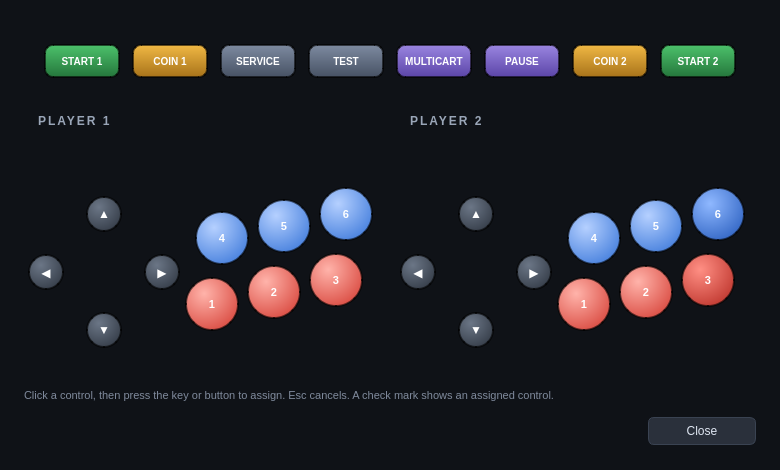
<?xml version="1.0" encoding="UTF-8"?>
<ui version="4.0">
 <class>UISTVSetting</class>
 <widget class="QDialog" name="UISTVSetting">
  <property name="geometry"><rect><x>0</x><y>0</y><width>780</width><height>470</height></rect></property>
  <property name="minimumSize"><size><width>780</width><height>470</height></size></property>
  <property name="maximumSize"><size><width>780</width><height>470</height></size></property>
  <property name="focusPolicy"><enum>Qt::StrongFocus</enum></property>
  <property name="windowTitle"><string>ST-V cabinet Configuration</string></property>
  <property name="styleSheet"><string notr="true">
QDialog#UISTVSetting { background:#0f1217; }
QToolButton { color:#ffffff; font-weight:bold; font-size:11px; border:2px solid rgba(0,0,0,150); padding:0px; }
QToolButton:focus { outline:none; }
QToolButton#tbA,QToolButton#tbB,QToolButton#tbC,QToolButton#tbA_P2,QToolButton#tbB_P2,QToolButton#tbC_P2 { border-radius:27px; background:qradialgradient(cx:0.35,cy:0.3,radius:0.95,fx:0.35,fy:0.3,stop:0 #ff8f84,stop:1 #b3261e); }
QToolButton#tbA,QToolButton#tbB,QToolButton#tbC,QToolButton#tbA_P2,QToolButton#tbB_P2,QToolButton#tbC_P2:hover { background:qradialgradient(cx:0.35,cy:0.3,radius:0.95,fx:0.35,fy:0.3,stop:0 #ffb3aa,stop:1 #d2362c); }
QToolButton#tbX,QToolButton#tbY,QToolButton#tbZ,QToolButton#tbX_P2,QToolButton#tbY_P2,QToolButton#tbZ_P2 { border-radius:27px; background:qradialgradient(cx:0.35,cy:0.3,radius:0.95,fx:0.35,fy:0.3,stop:0 #8fb8ff,stop:1 #1f55b8); }
QToolButton#tbX,QToolButton#tbY,QToolButton#tbZ,QToolButton#tbX_P2,QToolButton#tbY_P2,QToolButton#tbZ_P2:hover { background:qradialgradient(cx:0.35,cy:0.3,radius:0.95,fx:0.35,fy:0.3,stop:0 #b5d0ff,stop:1 #2f6fd6); }
QToolButton#tbUp,QToolButton#tbRight,QToolButton#tbDown,QToolButton#tbLeft,QToolButton#tbUP_P2,QToolButton#tbRIGHT_P2,QToolButton#tbDOWN_P2,QToolButton#tbLEFT_P2 { border-radius:18px; font-size:12px; background:qradialgradient(cx:0.35,cy:0.3,radius:0.95,fx:0.35,fy:0.3,stop:0 #6b7686,stop:1 #2a313c); }
QToolButton#tbUp:hover,QToolButton#tbRight:hover,QToolButton#tbDown:hover,QToolButton#tbLeft:hover,QToolButton#tbUP_P2:hover,QToolButton#tbRIGHT_P2:hover,QToolButton#tbDOWN_P2:hover,QToolButton#tbLEFT_P2:hover { background:qradialgradient(cx:0.35,cy:0.3,radius:0.95,fx:0.35,fy:0.3,stop:0 #8b97a9,stop:1 #3a4352); }
QToolButton#tbStart1,QToolButton#tbStart2 { border-radius:9px; font-size:10px; background:qlineargradient(x1:0,y1:0,x2:0,y2:1,stop:0 #4cc16b,stop:1 #25773c); }
QToolButton#tbCoin1,QToolButton#tbCoin2 { border-radius:9px; font-size:10px; background:qlineargradient(x1:0,y1:0,x2:0,y2:1,stop:0 #f0b844,stop:1 #a8731a); }
QToolButton#tbService,QToolButton#tbTest { border-radius:9px; font-size:10px; background:qlineargradient(x1:0,y1:0,x2:0,y2:1,stop:0 #7d8aa0,stop:1 #475264); }
QToolButton#tbMultiCart,QToolButton#tbPause { border-radius:9px; font-size:10px; background:qlineargradient(x1:0,y1:0,x2:0,y2:1,stop:0 #9a85e0,stop:1 #5b45a8); }
QToolButton#tbStart1:hover,QToolButton#tbStart2:hover,QToolButton#tbCoin1:hover,QToolButton#tbCoin2:hover,QToolButton#tbService:hover,QToolButton#tbTest:hover,QToolButton#tbMultiCart:hover,QToolButton#tbPause:hover { border:2px solid rgba(255,255,255,170); }
QToolButton:checked { border:3px solid #35e0ff; }
QLabel#lCaption1, QLabel#lCaption2 { color:#9aa6b8; font-weight:bold; font-size:12px; letter-spacing:2px; }
QLabel#lHint { color:#7f8a9c; font-size:11px; }
QLabel#lInfos { color:#35e0ff; font-weight:bold; font-size:13px; }
QToolTip { background:#1f2530; color:#e6ecf7; border:1px solid #3a4352; padding:3px; }
QDialogButtonBox QPushButton { background:#2a303b; color:#dfe6f2; border:1px solid #3a4352; border-radius:6px; padding:6px 18px; min-width:70px; }
QDialogButtonBox QPushButton:hover { background:#364050; }
QDialogButtonBox QPushButton:pressed { background:#1f2530; }
</string></property>
  <widget class="QLabel" name="label">
   <property name="geometry"><rect><x>0</x><y>0</y><width>780</width><height>470</height></rect></property>
   <property name="pixmap"><pixmap resource="../resources/resources.qrc">:/actions/stv_cabinet.png</pixmap></property>
  </widget>
  <widget class="QLabel" name="lCaption1">
   <property name="geometry"><rect><x>38</x><y>112</y><width>160</width><height>18</height></rect></property>
   <property name="text"><string>PLAYER 1</string></property>
  </widget>
  <widget class="QLabel" name="lCaption2">
   <property name="geometry"><rect><x>410</x><y>112</y><width>160</width><height>18</height></rect></property>
   <property name="text"><string>PLAYER 2</string></property>
  </widget>
  <widget class="QToolButton" name="tbStart1">
   <property name="geometry"><rect><x>44</x><y>44</y><width>76</width><height>34</height></rect></property>
   <property name="focusPolicy"><enum>Qt::NoFocus</enum></property>
   <property name="toolTip"><string>Start 1</string></property>
   <property name="text"><string>START 1</string></property>
   <property name="iconSize"><size><width>14</width><height>14</height></size></property>
   <property name="checkable"><bool>true</bool></property>
   <property name="toolButtonStyle"><enum>Qt::ToolButtonTextBesideIcon</enum></property>
   <property name="autoRaise"><bool>false</bool></property>
  </widget>
  <widget class="QToolButton" name="tbCoin1">
   <property name="geometry"><rect><x>132</x><y>44</y><width>76</width><height>34</height></rect></property>
   <property name="focusPolicy"><enum>Qt::NoFocus</enum></property>
   <property name="toolTip"><string>Coin 1</string></property>
   <property name="text"><string>COIN 1</string></property>
   <property name="iconSize"><size><width>14</width><height>14</height></size></property>
   <property name="checkable"><bool>true</bool></property>
   <property name="toolButtonStyle"><enum>Qt::ToolButtonTextBesideIcon</enum></property>
   <property name="autoRaise"><bool>false</bool></property>
  </widget>
  <widget class="QToolButton" name="tbService">
   <property name="geometry"><rect><x>220</x><y>44</y><width>76</width><height>34</height></rect></property>
   <property name="focusPolicy"><enum>Qt::NoFocus</enum></property>
   <property name="toolTip"><string>Service</string></property>
   <property name="text"><string>SERVICE</string></property>
   <property name="iconSize"><size><width>14</width><height>14</height></size></property>
   <property name="checkable"><bool>true</bool></property>
   <property name="toolButtonStyle"><enum>Qt::ToolButtonTextBesideIcon</enum></property>
   <property name="autoRaise"><bool>false</bool></property>
  </widget>
  <widget class="QToolButton" name="tbTest">
   <property name="geometry"><rect><x>308</x><y>44</y><width>76</width><height>34</height></rect></property>
   <property name="focusPolicy"><enum>Qt::NoFocus</enum></property>
   <property name="toolTip"><string>Test</string></property>
   <property name="text"><string>TEST</string></property>
   <property name="iconSize"><size><width>14</width><height>14</height></size></property>
   <property name="checkable"><bool>true</bool></property>
   <property name="toolButtonStyle"><enum>Qt::ToolButtonTextBesideIcon</enum></property>
   <property name="autoRaise"><bool>false</bool></property>
  </widget>
  <widget class="QToolButton" name="tbMultiCart">
   <property name="geometry"><rect><x>396</x><y>44</y><width>76</width><height>34</height></rect></property>
   <property name="focusPolicy"><enum>Qt::NoFocus</enum></property>
   <property name="toolTip"><string>Multicart</string></property>
   <property name="text"><string>MULTICART</string></property>
   <property name="iconSize"><size><width>14</width><height>14</height></size></property>
   <property name="checkable"><bool>true</bool></property>
   <property name="toolButtonStyle"><enum>Qt::ToolButtonTextBesideIcon</enum></property>
   <property name="autoRaise"><bool>false</bool></property>
  </widget>
  <widget class="QToolButton" name="tbPause">
   <property name="geometry"><rect><x>484</x><y>44</y><width>76</width><height>34</height></rect></property>
   <property name="focusPolicy"><enum>Qt::NoFocus</enum></property>
   <property name="toolTip"><string>Pause</string></property>
   <property name="text"><string>PAUSE</string></property>
   <property name="iconSize"><size><width>14</width><height>14</height></size></property>
   <property name="checkable"><bool>true</bool></property>
   <property name="toolButtonStyle"><enum>Qt::ToolButtonTextBesideIcon</enum></property>
   <property name="autoRaise"><bool>false</bool></property>
  </widget>
  <widget class="QToolButton" name="tbCoin2">
   <property name="geometry"><rect><x>572</x><y>44</y><width>76</width><height>34</height></rect></property>
   <property name="focusPolicy"><enum>Qt::NoFocus</enum></property>
   <property name="toolTip"><string>Coin 2</string></property>
   <property name="text"><string>COIN 2</string></property>
   <property name="iconSize"><size><width>14</width><height>14</height></size></property>
   <property name="checkable"><bool>true</bool></property>
   <property name="toolButtonStyle"><enum>Qt::ToolButtonTextBesideIcon</enum></property>
   <property name="autoRaise"><bool>false</bool></property>
  </widget>
  <widget class="QToolButton" name="tbStart2">
   <property name="geometry"><rect><x>660</x><y>44</y><width>76</width><height>34</height></rect></property>
   <property name="focusPolicy"><enum>Qt::NoFocus</enum></property>
   <property name="toolTip"><string>Start 2</string></property>
   <property name="text"><string>START 2</string></property>
   <property name="iconSize"><size><width>14</width><height>14</height></size></property>
   <property name="checkable"><bool>true</bool></property>
   <property name="toolButtonStyle"><enum>Qt::ToolButtonTextBesideIcon</enum></property>
   <property name="autoRaise"><bool>false</bool></property>
  </widget>
  <widget class="QToolButton" name="tbUp">
   <property name="geometry"><rect><x>86</x><y>196</y><width>36</width><height>36</height></rect></property>
   <property name="focusPolicy"><enum>Qt::NoFocus</enum></property>
   <property name="toolTip"><string>Up</string></property>
   <property name="text"><string>▲</string></property>
   <property name="iconSize"><size><width>14</width><height>14</height></size></property>
   <property name="checkable"><bool>true</bool></property>
   <property name="toolButtonStyle"><enum>Qt::ToolButtonTextUnderIcon</enum></property>
   <property name="autoRaise"><bool>false</bool></property>
  </widget>
  <widget class="QToolButton" name="tbRight">
   <property name="geometry"><rect><x>144</x><y>254</y><width>36</width><height>36</height></rect></property>
   <property name="focusPolicy"><enum>Qt::NoFocus</enum></property>
   <property name="toolTip"><string>Right</string></property>
   <property name="text"><string>▶</string></property>
   <property name="iconSize"><size><width>14</width><height>14</height></size></property>
   <property name="checkable"><bool>true</bool></property>
   <property name="toolButtonStyle"><enum>Qt::ToolButtonTextUnderIcon</enum></property>
   <property name="autoRaise"><bool>false</bool></property>
  </widget>
  <widget class="QToolButton" name="tbDown">
   <property name="geometry"><rect><x>86</x><y>312</y><width>36</width><height>36</height></rect></property>
   <property name="focusPolicy"><enum>Qt::NoFocus</enum></property>
   <property name="toolTip"><string>Down</string></property>
   <property name="text"><string>▼</string></property>
   <property name="iconSize"><size><width>14</width><height>14</height></size></property>
   <property name="checkable"><bool>true</bool></property>
   <property name="toolButtonStyle"><enum>Qt::ToolButtonTextUnderIcon</enum></property>
   <property name="autoRaise"><bool>false</bool></property>
  </widget>
  <widget class="QToolButton" name="tbLeft">
   <property name="geometry"><rect><x>28</x><y>254</y><width>36</width><height>36</height></rect></property>
   <property name="focusPolicy"><enum>Qt::NoFocus</enum></property>
   <property name="toolTip"><string>Left</string></property>
   <property name="text"><string>◀</string></property>
   <property name="iconSize"><size><width>14</width><height>14</height></size></property>
   <property name="checkable"><bool>true</bool></property>
   <property name="toolButtonStyle"><enum>Qt::ToolButtonTextUnderIcon</enum></property>
   <property name="autoRaise"><bool>false</bool></property>
  </widget>
  <widget class="QToolButton" name="tbUP_P2">
   <property name="geometry"><rect><x>458</x><y>196</y><width>36</width><height>36</height></rect></property>
   <property name="focusPolicy"><enum>Qt::NoFocus</enum></property>
   <property name="toolTip"><string>Up</string></property>
   <property name="text"><string>▲</string></property>
   <property name="iconSize"><size><width>14</width><height>14</height></size></property>
   <property name="checkable"><bool>true</bool></property>
   <property name="toolButtonStyle"><enum>Qt::ToolButtonTextUnderIcon</enum></property>
   <property name="autoRaise"><bool>false</bool></property>
  </widget>
  <widget class="QToolButton" name="tbRIGHT_P2">
   <property name="geometry"><rect><x>516</x><y>254</y><width>36</width><height>36</height></rect></property>
   <property name="focusPolicy"><enum>Qt::NoFocus</enum></property>
   <property name="toolTip"><string>Right</string></property>
   <property name="text"><string>▶</string></property>
   <property name="iconSize"><size><width>14</width><height>14</height></size></property>
   <property name="checkable"><bool>true</bool></property>
   <property name="toolButtonStyle"><enum>Qt::ToolButtonTextUnderIcon</enum></property>
   <property name="autoRaise"><bool>false</bool></property>
  </widget>
  <widget class="QToolButton" name="tbDOWN_P2">
   <property name="geometry"><rect><x>458</x><y>312</y><width>36</width><height>36</height></rect></property>
   <property name="focusPolicy"><enum>Qt::NoFocus</enum></property>
   <property name="toolTip"><string>Down</string></property>
   <property name="text"><string>▼</string></property>
   <property name="iconSize"><size><width>14</width><height>14</height></size></property>
   <property name="checkable"><bool>true</bool></property>
   <property name="toolButtonStyle"><enum>Qt::ToolButtonTextUnderIcon</enum></property>
   <property name="autoRaise"><bool>false</bool></property>
  </widget>
  <widget class="QToolButton" name="tbLEFT_P2">
   <property name="geometry"><rect><x>400</x><y>254</y><width>36</width><height>36</height></rect></property>
   <property name="focusPolicy"><enum>Qt::NoFocus</enum></property>
   <property name="toolTip"><string>Left</string></property>
   <property name="text"><string>◀</string></property>
   <property name="iconSize"><size><width>14</width><height>14</height></size></property>
   <property name="checkable"><bool>true</bool></property>
   <property name="toolButtonStyle"><enum>Qt::ToolButtonTextUnderIcon</enum></property>
   <property name="autoRaise"><bool>false</bool></property>
  </widget>
  <widget class="QToolButton" name="tbA">
   <property name="geometry"><rect><x>185</x><y>277</y><width>54</width><height>54</height></rect></property>
   <property name="focusPolicy"><enum>Qt::NoFocus</enum></property>
   <property name="toolTip"><string>Button 1</string></property>
   <property name="text"><string>1</string></property>
   <property name="iconSize"><size><width>14</width><height>14</height></size></property>
   <property name="checkable"><bool>true</bool></property>
   <property name="toolButtonStyle"><enum>Qt::ToolButtonTextUnderIcon</enum></property>
   <property name="autoRaise"><bool>false</bool></property>
  </widget>
  <widget class="QToolButton" name="tbB">
   <property name="geometry"><rect><x>247</x><y>265</y><width>54</width><height>54</height></rect></property>
   <property name="focusPolicy"><enum>Qt::NoFocus</enum></property>
   <property name="toolTip"><string>Button 2</string></property>
   <property name="text"><string>2</string></property>
   <property name="iconSize"><size><width>14</width><height>14</height></size></property>
   <property name="checkable"><bool>true</bool></property>
   <property name="toolButtonStyle"><enum>Qt::ToolButtonTextUnderIcon</enum></property>
   <property name="autoRaise"><bool>false</bool></property>
  </widget>
  <widget class="QToolButton" name="tbC">
   <property name="geometry"><rect><x>309</x><y>253</y><width>54</width><height>54</height></rect></property>
   <property name="focusPolicy"><enum>Qt::NoFocus</enum></property>
   <property name="toolTip"><string>Button 3</string></property>
   <property name="text"><string>3</string></property>
   <property name="iconSize"><size><width>14</width><height>14</height></size></property>
   <property name="checkable"><bool>true</bool></property>
   <property name="toolButtonStyle"><enum>Qt::ToolButtonTextUnderIcon</enum></property>
   <property name="autoRaise"><bool>false</bool></property>
  </widget>
  <widget class="QToolButton" name="tbX">
   <property name="geometry"><rect><x>195</x><y>211</y><width>54</width><height>54</height></rect></property>
   <property name="focusPolicy"><enum>Qt::NoFocus</enum></property>
   <property name="toolTip"><string>Button 4</string></property>
   <property name="text"><string>4</string></property>
   <property name="iconSize"><size><width>14</width><height>14</height></size></property>
   <property name="checkable"><bool>true</bool></property>
   <property name="toolButtonStyle"><enum>Qt::ToolButtonTextUnderIcon</enum></property>
   <property name="autoRaise"><bool>false</bool></property>
  </widget>
  <widget class="QToolButton" name="tbY">
   <property name="geometry"><rect><x>257</x><y>199</y><width>54</width><height>54</height></rect></property>
   <property name="focusPolicy"><enum>Qt::NoFocus</enum></property>
   <property name="toolTip"><string>Button 5</string></property>
   <property name="text"><string>5</string></property>
   <property name="iconSize"><size><width>14</width><height>14</height></size></property>
   <property name="checkable"><bool>true</bool></property>
   <property name="toolButtonStyle"><enum>Qt::ToolButtonTextUnderIcon</enum></property>
   <property name="autoRaise"><bool>false</bool></property>
  </widget>
  <widget class="QToolButton" name="tbZ">
   <property name="geometry"><rect><x>319</x><y>187</y><width>54</width><height>54</height></rect></property>
   <property name="focusPolicy"><enum>Qt::NoFocus</enum></property>
   <property name="toolTip"><string>Button 6</string></property>
   <property name="text"><string>6</string></property>
   <property name="iconSize"><size><width>14</width><height>14</height></size></property>
   <property name="checkable"><bool>true</bool></property>
   <property name="toolButtonStyle"><enum>Qt::ToolButtonTextUnderIcon</enum></property>
   <property name="autoRaise"><bool>false</bool></property>
  </widget>
  <widget class="QToolButton" name="tbA_P2">
   <property name="geometry"><rect><x>557</x><y>277</y><width>54</width><height>54</height></rect></property>
   <property name="focusPolicy"><enum>Qt::NoFocus</enum></property>
   <property name="toolTip"><string>Button 1</string></property>
   <property name="text"><string>1</string></property>
   <property name="iconSize"><size><width>14</width><height>14</height></size></property>
   <property name="checkable"><bool>true</bool></property>
   <property name="toolButtonStyle"><enum>Qt::ToolButtonTextUnderIcon</enum></property>
   <property name="autoRaise"><bool>false</bool></property>
  </widget>
  <widget class="QToolButton" name="tbB_P2">
   <property name="geometry"><rect><x>619</x><y>265</y><width>54</width><height>54</height></rect></property>
   <property name="focusPolicy"><enum>Qt::NoFocus</enum></property>
   <property name="toolTip"><string>Button 2</string></property>
   <property name="text"><string>2</string></property>
   <property name="iconSize"><size><width>14</width><height>14</height></size></property>
   <property name="checkable"><bool>true</bool></property>
   <property name="toolButtonStyle"><enum>Qt::ToolButtonTextUnderIcon</enum></property>
   <property name="autoRaise"><bool>false</bool></property>
  </widget>
  <widget class="QToolButton" name="tbC_P2">
   <property name="geometry"><rect><x>681</x><y>253</y><width>54</width><height>54</height></rect></property>
   <property name="focusPolicy"><enum>Qt::NoFocus</enum></property>
   <property name="toolTip"><string>Button 3</string></property>
   <property name="text"><string>3</string></property>
   <property name="iconSize"><size><width>14</width><height>14</height></size></property>
   <property name="checkable"><bool>true</bool></property>
   <property name="toolButtonStyle"><enum>Qt::ToolButtonTextUnderIcon</enum></property>
   <property name="autoRaise"><bool>false</bool></property>
  </widget>
  <widget class="QToolButton" name="tbX_P2">
   <property name="geometry"><rect><x>567</x><y>211</y><width>54</width><height>54</height></rect></property>
   <property name="focusPolicy"><enum>Qt::NoFocus</enum></property>
   <property name="toolTip"><string>Button 4</string></property>
   <property name="text"><string>4</string></property>
   <property name="iconSize"><size><width>14</width><height>14</height></size></property>
   <property name="checkable"><bool>true</bool></property>
   <property name="toolButtonStyle"><enum>Qt::ToolButtonTextUnderIcon</enum></property>
   <property name="autoRaise"><bool>false</bool></property>
  </widget>
  <widget class="QToolButton" name="tbY_P2">
   <property name="geometry"><rect><x>629</x><y>199</y><width>54</width><height>54</height></rect></property>
   <property name="focusPolicy"><enum>Qt::NoFocus</enum></property>
   <property name="toolTip"><string>Button 5</string></property>
   <property name="text"><string>5</string></property>
   <property name="iconSize"><size><width>14</width><height>14</height></size></property>
   <property name="checkable"><bool>true</bool></property>
   <property name="toolButtonStyle"><enum>Qt::ToolButtonTextUnderIcon</enum></property>
   <property name="autoRaise"><bool>false</bool></property>
  </widget>
  <widget class="QToolButton" name="tbZ_P2">
   <property name="geometry"><rect><x>691</x><y>187</y><width>54</width><height>54</height></rect></property>
   <property name="focusPolicy"><enum>Qt::NoFocus</enum></property>
   <property name="toolTip"><string>Button 6</string></property>
   <property name="text"><string>6</string></property>
   <property name="iconSize"><size><width>14</width><height>14</height></size></property>
   <property name="checkable"><bool>true</bool></property>
   <property name="toolButtonStyle"><enum>Qt::ToolButtonTextUnderIcon</enum></property>
   <property name="autoRaise"><bool>false</bool></property>
  </widget>
  <widget class="QLabel" name="lHint">
   <property name="geometry"><rect><x>24</x><y>386</y><width>732</width><height>18</height></rect></property>
   <property name="text"><string>Click a control, then press the key or button to assign. Esc cancels. A check mark shows an assigned control.</string></property>
  </widget>
  <widget class="QLabel" name="lInfos">
   <property name="geometry"><rect><x>24</x><y>408</y><width>600</width><height>46</height></rect></property>
   <property name="alignment"><set>Qt::AlignLeading|Qt::AlignLeft|Qt::AlignVCenter</set></property>
  </widget>
  <widget class="QDialogButtonBox" name="stvButtons">
   <property name="geometry"><rect><x>636</x><y>414</y><width>120</width><height>34</height></rect></property>
   <property name="standardButtons"><set>QDialogButtonBox::Close</set></property>
  </widget>
 </widget>
 <resources>
  <include location="../resources/resources.qrc"/>
 </resources>
 <connections>
  <connection>
   <sender>stvButtons</sender>
   <signal>rejected()</signal>
   <receiver>UISTVSetting</receiver>
   <slot>reject()</slot>
   <hints><hint type="sourcelabel"><x>20</x><y>20</y></hint><hint type="destinationlabel"><x>20</x><y>20</y></hint></hints>
  </connection>
 </connections>
</ui>
